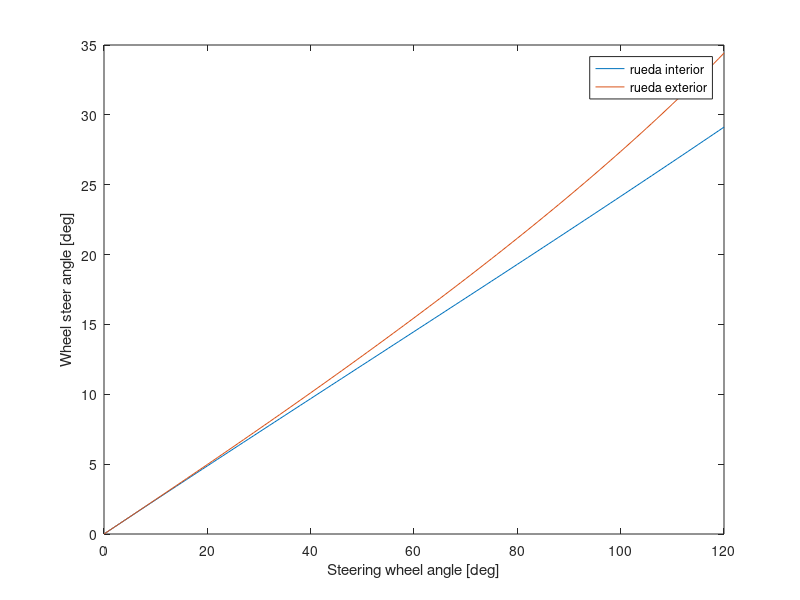
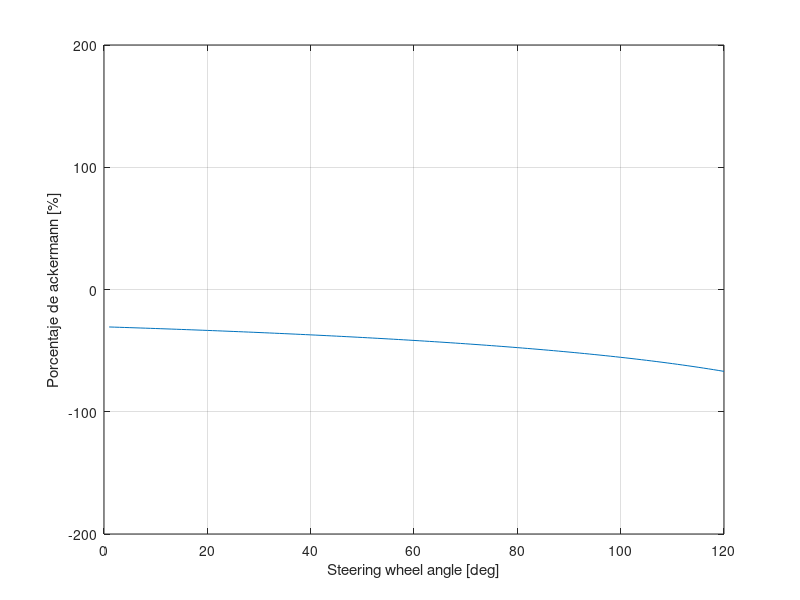
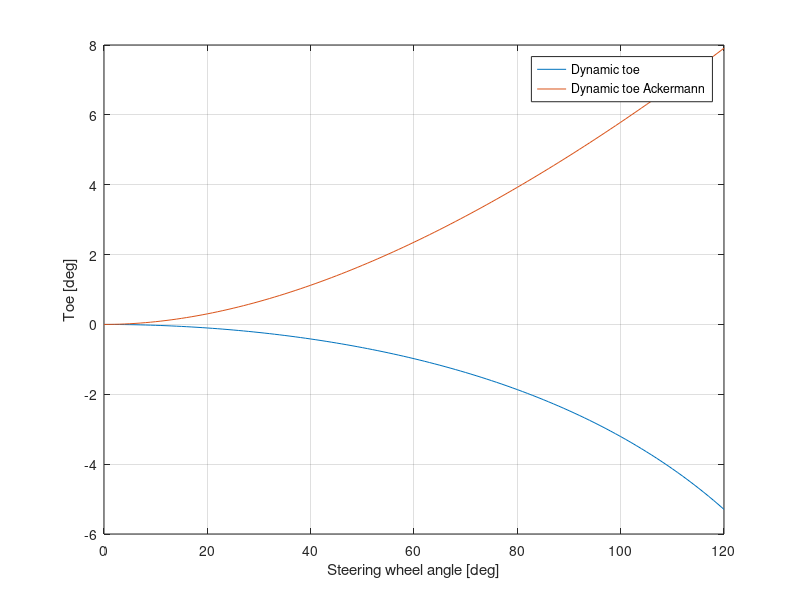

MATLAB code for these plots, in order:
close all
clear all
clc

% DATOS (distancias todas en mm)
% dimensiones coche
wheelbase = 1600;
front_track = 1150;
rear_track = 1250; 
r_pinion = 35/2; % radio pinion

% INPUTS geometría steering. Centro de coordenadas en KingPin rueda
% izquierda
l_rack = 450; %
x_rack = 50; % posición en eje x rack
y_tie_mangueta = 20;
x_tie_mangueta = 70;

% cálculo puntos y ángulos para steer_angle = 0
ax = x_rack;
ay = front_track/2 - l_rack/2;
bx = x_tie_mangueta;
by = y_tie_mangueta;

l_brazo = sqrt(bx^2 + by^2);
l_tierod = sqrt((ay - by)^2 + (ax - bx)^2);
l_ac_ini = sqrt(ay^2 + ax^2);
ang_ac_ini = atan2d(ax, ay);
alpha_ini = acosd((l_ac_ini^2 + l_brazo^2 - l_tierod^2)/(2*l_brazo*l_ac_ini));


intwheel_deg = [zeros(1, 121)];
extwheel_deg = [zeros(1, 121)];
extwheel_ack_deg = [zeros(1, 121)];
idx = 2;

for swheel_angle = 1:120 %rueda exterior
    rack_disp = deg2rad(swheel_angle)*r_pinion;
                                                                
    l_ac = sqrt((ay + rack_disp)^2 + ax^2);
    alpha_delta = alpha_ini- acosd((l_ac^2 + l_brazo^2 - l_tierod^2)/(2*l_brazo*l_ac));
    ang_ac_delta = ang_ac_ini - atan2d(ax, rack_disp + ay);

    extwheel_deg(idx) = abs(ang_ac_delta + alpha_delta);

    idx = idx + 1;

end



idx = 2;
for swheel_angle = 1:120 %rueda interior
    rack_disp = -deg2rad(swheel_angle)*r_pinion;
                                                                
    l_ac = sqrt((ay + rack_disp)^2 + ax^2);
    alpha_delta = alpha_ini- acosd((l_ac^2 + l_brazo^2 - l_tierod^2)/(2*l_brazo*l_ac));
    ang_ac_delta = ang_ac_ini - atan2d(ax, rack_disp + ay);

    intwheel_deg(idx) = abs(ang_ac_delta + alpha_delta);
    extwheel_ack_deg(idx) = atand(wheelbase/(wheelbase/tan(deg2rad(intwheel_deg(idx))) + rear_track));


    idx = idx + 1;

end

dynamic_toe_ack = intwheel_deg - extwheel_ack_deg ;
dynamic_toe =  intwheel_deg - extwheel_deg;
ack_pctge = dynamic_toe./dynamic_toe_ack;


figure(1)
plot(0:120, intwheel_deg);
hold on
plot(0:120, extwheel_deg);
legend('rueda interior', 'rueda exterior')
xlabel('Steering wheel angle [deg]')
ylabel('Wheel steer angle [deg]')

figure(2)
plot(0:120, ack_pctge*100);
xlabel('Steering wheel angle [deg]')
ylabel('Porcentaje de ackermann [%]')
ylim([-200, 200])
grid on

figure(3)
plot(0:120, dynamic_toe)
hold on
plot(0:120, dynamic_toe_ack)
grid on
legend('Dynamic toe', 'Dynamic toe Ackermann')
xlabel('Steering wheel angle [deg]')
ylabel('Toe [deg]')
